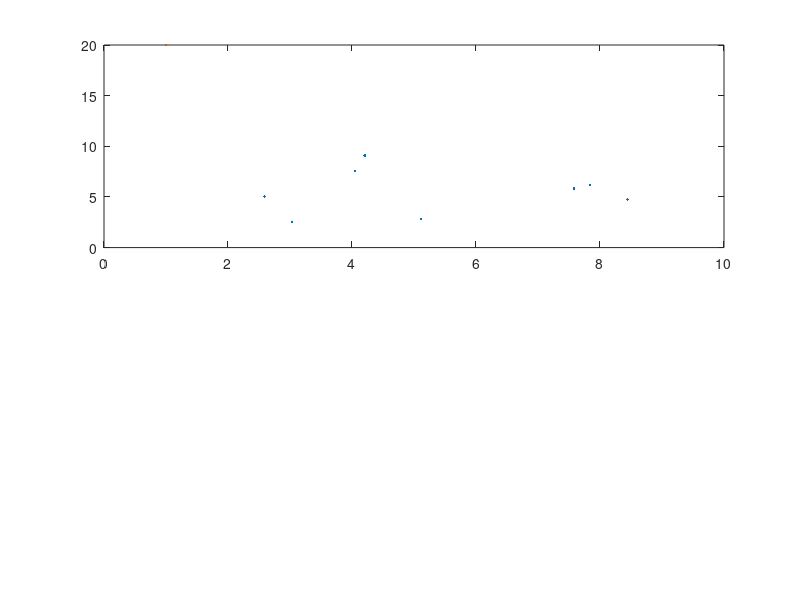

Write the MATLAB code that produced this figure. (Note: this script raises an error after producing the figure.)
%% This script will generate the graph that minimizes the total energy comsumtion
% e is proportional to total distance/lambda2

clc
clear all
clf
rng("default")

N=8;
subplot(2,1,1)
% Example positions of 10 agents
positions = rand(N, 2) * 10;
plot(positions(:,1),positions(:,2),'.',MarkerSize=20)
hold on
% Distance matrix calculation
distanceMatrix = squareform(pdist(positions));


r = 8; % Maximum connection distance
Deg_lim = 5; % Limit on degree of agents



% Find the optimal spanning tree
[optimalAdjMatrix,Optvalue,eig_list] = findOptimalGraph_1(positions, distanceMatrix, r, Deg_lim);

%optimalAdjMatrix=[0 1 1;1 0 1;1 1 0];
graph_plot(positions,optimalAdjMatrix);



G=graph(optimalAdjMatrix);
D=degree(G);
inciden1=incidence(G);
[n,m] = size(inciden1);
w1=ones(1,m)/sum(ones(1,m));
L1=inciden1*diag(w1)*inciden1';
L1=full(L1);
eigen_values=eig(L1);
lambda2=eigen_values(2)




subplot(2,1,2)
hold on
[w2,inciden2] = findOptimalGraph_2(optimalAdjMatrix);
G = graph(optimalAdjMatrix);
G.Edges.Weight = w2;
optimalAdjMatrix2 = adjacency(G,w2);
optimalAdjMatrix2 = full(optimalAdjMatrix2);
graph_plot(positions,optimalAdjMatrix2);
L2=inciden2 * diag(w2) * inciden2';
plot(positions(:,1),positions(:,2),'.',MarkerSize=20)
eigen_values2=eig(L2);
lambda2=eigen_values2(2)
%% 


%% utility funtions


function  [w,inciden]=findOptimalGraph_2(optimalAdjMatrix)

G = graph(optimalAdjMatrix);
A = incidence(G);
[n,m] = size(A);
w=ones(m,1);
%L = A * diag(w) * A';
sum1=0;
%eig1=eig(L);


I = eye(n,n);
J = I - (1/n) * ones(n,n);
cvx_begin sdp 
cvx_precision best 
    variable w(m,1)   % edge weights
    variable r        % epigraph variable
    variable b        % epigraph variable
    variable L(n,n) symmetric
    minimize(10-r)
    %maximize(1*r)
    subject to
        L == A * diag(w) * A';
        r * I <= L+b*ones(n,n) ;
        r>=0;
        for i=1:4
            w(i)>=0;
            w(i)<=1;
        end
        ones(1,m)*w<=1;
cvx_end
inciden=A;


end






function graph_plot(positions,adjmatrix)

N=length(adjmatrix(1,:));
total_weight=sum(sum(adjmatrix));
adjmatrix_normal=adjmatrix/total_weight;
hold on

for i=1:N
    for j=1:N
        if adjmatrix(i,j) > 0
            plot([positions(i, 1) positions(j, 1)],[positions(i, 2) positions(j, 2)], ...
                LineWidth=adjmatrix_normal(i,j)^4*100000);
        end
    end
end


end


function [optimalAdjMatrix,Optvalue,eig_list] = findOptimalGraph_1(positions, distanceMatrix, r, Deg_lim)

    % Number of agents
    numAgents = size(positions, 1);

    % Create the graph with edges only where distance <= r
    G = graph(distanceMatrix <= r & distanceMatrix > 0);

    % Find all connected subgraphs
    subgraphs = allConnectedSubgraphs(G,Deg_lim);

    % Initialize variables to track the best graph
    bestObjValue = inf;
    optimalAdjMatrix = zeros(numAgents);
    eig_list = zeros(length(subgraphs),1);

    % Loop through each connected subgraph to evaluate the objective function
    for k = 1:length(subgraphs)
        % Get the adjacency matrix of the current subgraph
        adjMatrix = adjacency(subgraphs{k});
        adjMatrix = full(adjMatrix);
        % Check if the degree constraint is satisfied (max degree of any node is <= 2)
        degrees = sum(adjMatrix, 2);
        if any(degrees > Deg_lim) || length(degrees) < numAgents
            continue; % Skip subgraphs that violate the degree constraint
            eig_list(k) = 0;
        end
        
        % Compute the Laplacian matrix L = D - A (D is the degree matrix)
        degreeMatrix = diag(sum(adjMatrix, 2));
        laplacianMatrix = degreeMatrix - adjMatrix;
        
        % Compute the eigenvalues of the Laplacian matrix
        eigValues = eig(laplacianMatrix);
        lambda2 = eigValues(2); % Second smallest eigenvalue (algebraic connectivity)
        eig_list(k) = lambda2;
        % Compute the total distance for the current subgraph
        totalDistance = sum(sum(adjMatrix .* distanceMatrix)) / 2; % Total distance
        
        % Objective function: (10 - lambda2) + totalDistance
        % objValue = P_eig*(10 - lambda2) + P_dist*totalDistance;
        objValue = totalDistance / lambda2;
        % Update the best graph if this one has a lower objective value
        if objValue < bestObjValue
            bestObjValue = objValue;
            optimalAdjMatrix = adjMatrix;
        end
    end
    Optvalue = bestObjValue;
    % Display the optimal adjacency matrix
    %disp('Optimal Adjacency Matrix:');
    %disp(optimalAdjMatrix);

    % Plot the optimal graph
    %figure;
    %Goptimal = graph(optimalAdjMatrix);
    %plot(Goptimal, 'Layout', 'force');
    %title('Optimal Connected Graph');
end

% Function to find all connected subgraphs of a graph G
function subgraphs = allConnectedSubgraphs(G, Deg_lim)
    % Get the number of nodes
    n = numnodes(G);
    
    % Initialize an empty list to store all connected subgraphs
    subgraphs = {};
    
    % Extract the list of edges (as pairs of node indices) from the graph G
    edges = G.Edges.EndNodes; % This returns the edge list
    
    % Get the total number of edges in the graph
    numEdges = size(edges, 1);
    
    % Loop over all combinations of edges (from n-1 to numEdges)
    for numSelectedEdges = (n-1):numEdges
        combs = nchoosek(1:numEdges, numSelectedEdges);
        
        % Check each combination of edges to see if it forms a valid connected subgraph
        for i = 1:size(combs, 1)
            % Get the selected edges for this combination
            selectedEdges = edges(combs(i, :), :);
            
            % Create a subgraph using the selected edges
            subG = graph(selectedEdges(:, 1), selectedEdges(:, 2));
            

            % Check if this subgraph is connected
            if isconnected(subG)
                subgraphs{end+1} = subG; 
            end
        end
    end
end

% Function to check if a graph is connected
function isConn = isconnected(G)
    % A graph is connected if all nodes are part of a single connected component
    isConn = all(conncomp(G) == 1);
end
